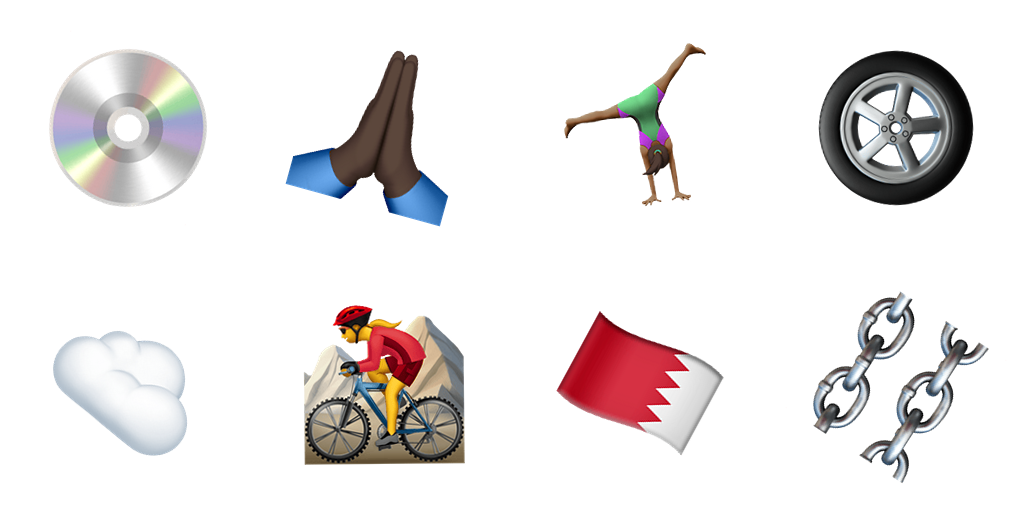
#> input picture SdrLen2026/Misc/Emojii-CAPTCHA/sample.png, 1024 x 512 px
$ python -i test_twopass_clean.py   (imports and definitions only)
#> lines starting #> are read from the running program, lines starting #| are printed output that depends on the picture; after the words box and inside, x2 and y2 are one past the last pixel; in counts of white or black regions, pixels touching at a corner belong together
#> further down, picture is the input picture: shape (512, 1024, 3); mean B, G, R 230.6, 230.6, 234
import cv2
import numpy as np
import time
import os

def extract_histogram(img):
    gray = cv2.cvtColor(img, cv2.COLOR_BGR2GRAY)
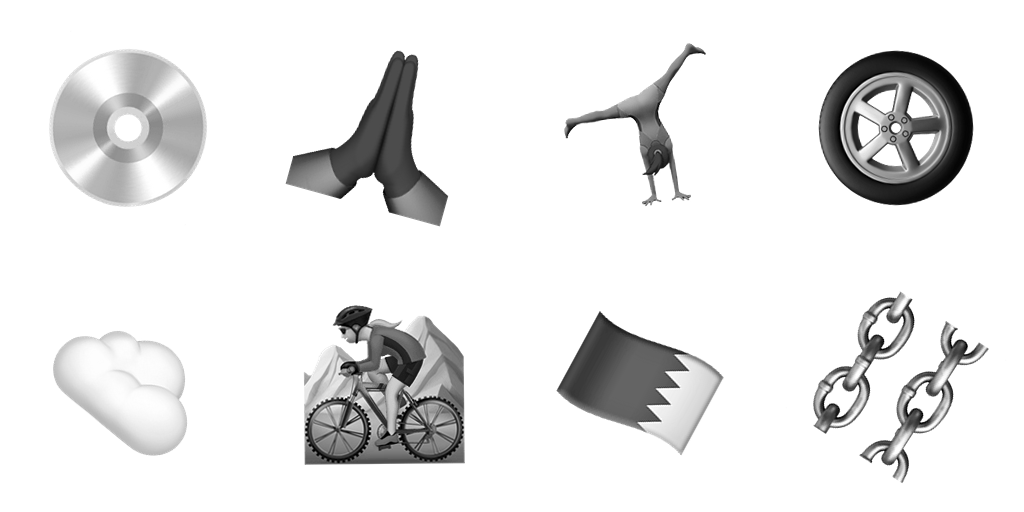
#> gray: shape (512, 1024); min 0, max 255, mean 231.6
    _, thresh = cv2.threshold(gray, 250, 255, cv2.THRESH_BINARY_INV)
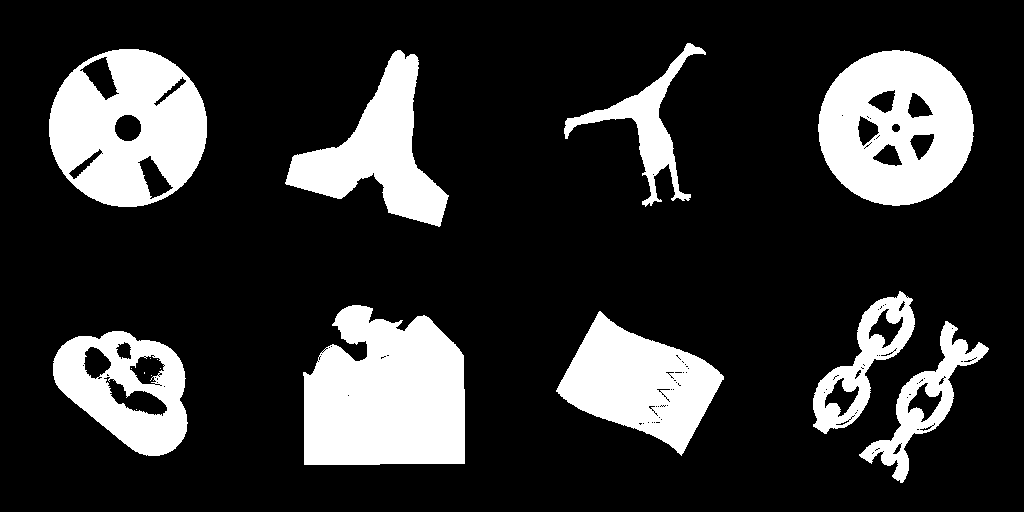
#> thresh: shape (512, 1024); 19.7% white; 16 white regions (7 under 20 px)
    contours, _ = cv2.findContours(thresh, cv2.RETR_EXTERNAL, cv2.CHAIN_APPROX_SIMPLE)
#> contours = 9 contours; largest, box (x1, y1, x2, y2) and area: (303, 305, 465, 465) 21016, (49, 49, 207, 207) 19458, (818, 50, 974, 206) 18722, (556, 311, 724, 456) 12665, (53, 331, 188, 456) 11696
    if not contours: return np.zeros((16**3,), dtype=np.float32)
    x_min = min([cv2.boundingRect(c)[0] for c in contours])
#> x_min = 49
    y_min = min([cv2.boundingRect(c)[1] for c in contours])
#> y_min = 43
    x_max = max([cv2.boundingRect(c)[0] + cv2.boundingRect(c)[2] for c in contours])
#> x_max = 989
    y_max = max([cv2.boundingRect(c)[1] + cv2.boundingRect(c)[3] for c in contours])
#> y_max = 483
    roi_bgr = img[y_min:y_max, x_min:x_max]
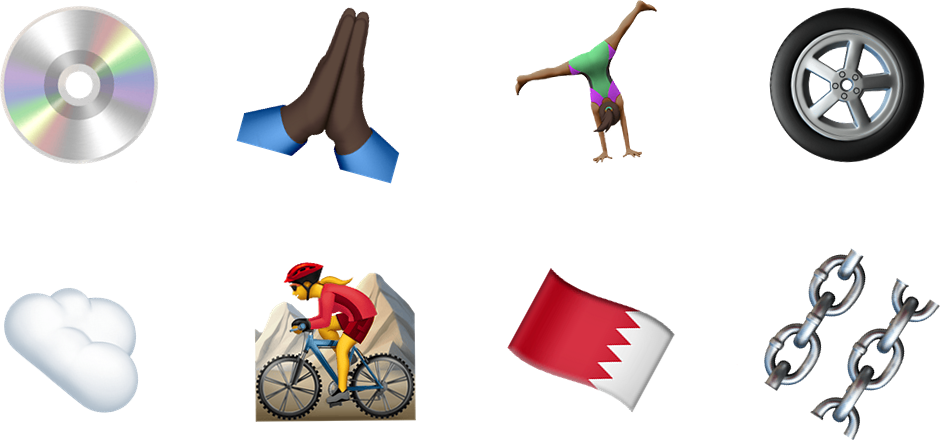
#> roi_bgr: shape (440, 940, 3); mean B, G, R 224, 224.1, 228.4
    roi_gray = gray[y_min:y_max, x_min:x_max]
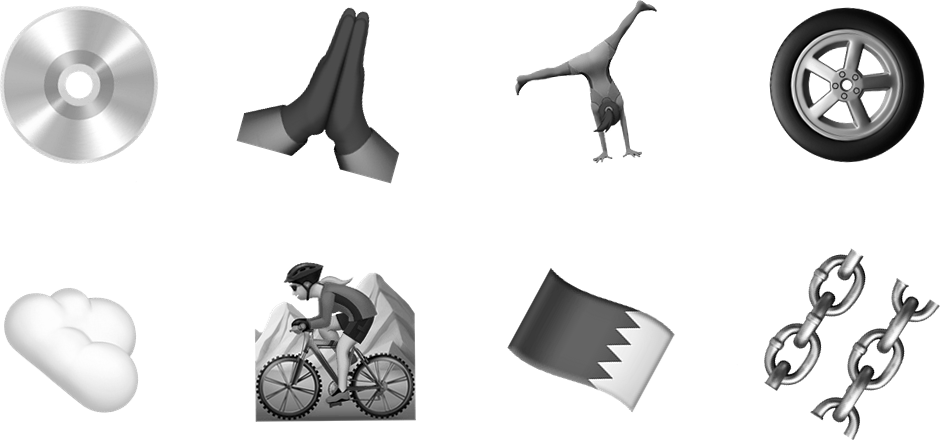
#> roi_gray: shape (440, 940); min 0, max 255, mean 225.4
    _, roi_alpha = cv2.threshold(roi_gray, 250, 255, cv2.THRESH_BINARY_INV)
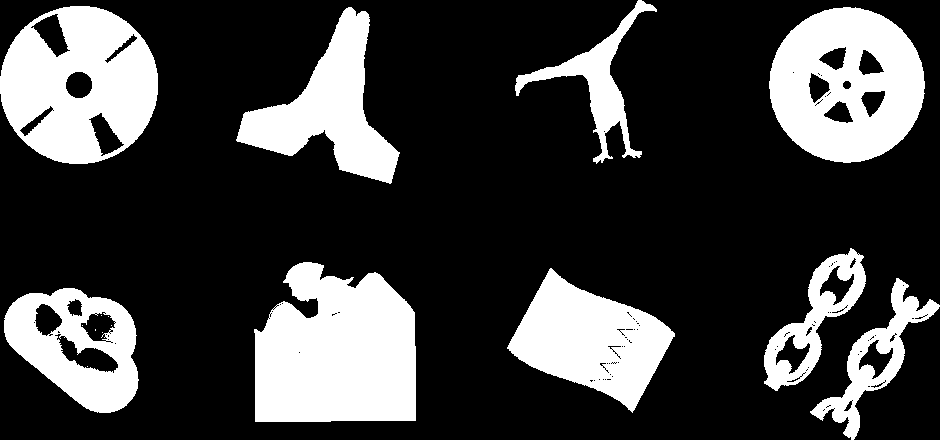
#> roi_alpha: shape (440, 940); 25% white; 16 white regions (7 under 20 px), largest, box (x1, y1, x2, y2) and area: (254, 262, 416, 422) 21331, (0, 6, 158, 164) 17264, (769, 7, 925, 163) 17006
    hsv = cv2.cvtColor(roi_bgr, cv2.COLOR_BGR2HSV)
#> hsv: shape (440, 940, 3); mean H, S, V 17.8, 15.7, 231.1
    hist = cv2.calcHist([hsv], [0, 1, 2], roi_alpha, [16, 16, 16], [0, 180, 0, 256, 0, 256])
    cv2.normalize(hist, hist, alpha=0, beta=1, norm_type=cv2.NORM_MINMAX)
    return hist.flatten()

# [129 lines left out: functions pad_to_square, extract_emoji_roi, test_twopass, not called in this run]

# [2 lines not run here, left out]

>>> import cv2
>>> picture = cv2.imread('sample.png')
>>> result = extract_histogram(picture)
#> result = 4096 values, max 1 at index 85, min 0 at index 57, mean 0.00597
